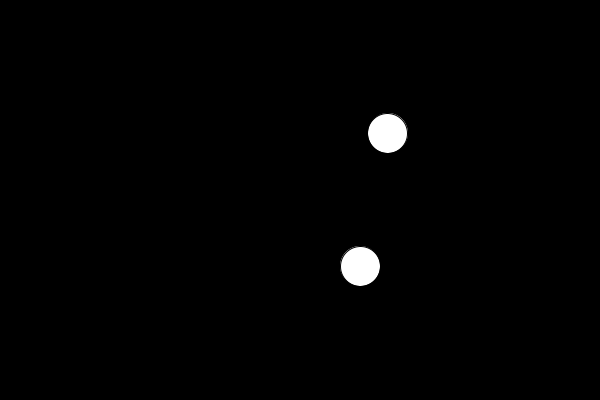
Frame 1 (no input)
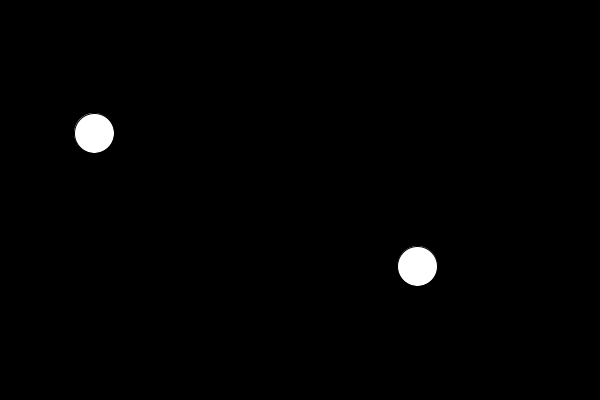
Frame 60 (the mouse pressed at the canvas centre just before this capture)
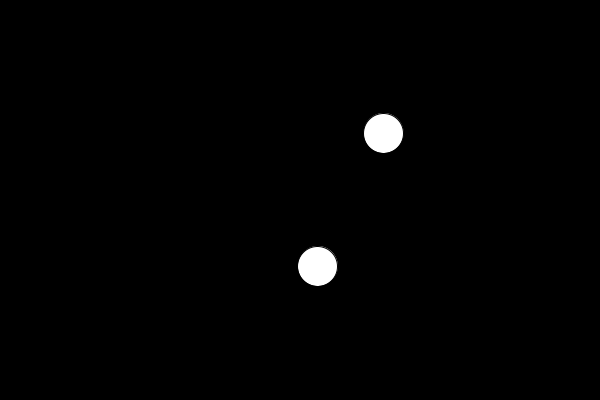
Frame 120 (the mouse held since frame 60 and released just before this capture)

The Processing sketch that drew these frames (run headless with seeded random() and noise(); from frame 60 on, the mouse is pressed at the canvas centre):

// Processing sketch: PerlinNoise
// ── PerlinNoise.pde
/*Perlin Noise is going to allow us to create a randomness
in our code that is smooth, that has more organic feel to it.
Idea is changing number is related to the previous one, so numbers change 
slightly over time.*/


float noiseRange = 0;

void setup(){
  size(600,400);
}

void draw(){
  background(0);
  fill(255);
  
  /*Pure random*/
  float x = random(width);
  ellipse(x, height/3, 40, 40);
  
  /*Perlin noise*/
  
  /*Add time proceed to every frame*/
  noiseRange = noiseRange + 0.03;
  float x2 = noise(noiseRange);
    /*Noise function always gives us a value between 0 and 1
  So by defalut, the circle won't move.
  But We can affect it using map();*/
  x2 = map(x2, 0, 1, 0, width);
  ellipse(x2, height*2/3, 40, 40);
  
  
}
